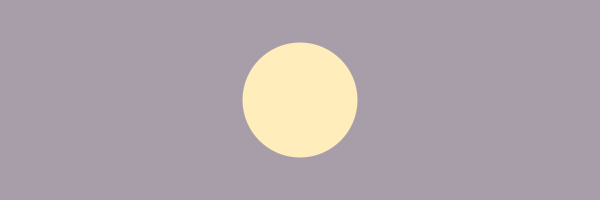
Frame 1 (no input)
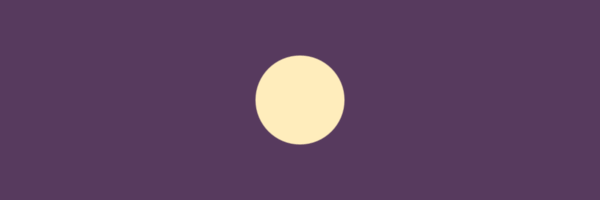
Frame 60 (the mouse pressed at the canvas centre just before this capture)
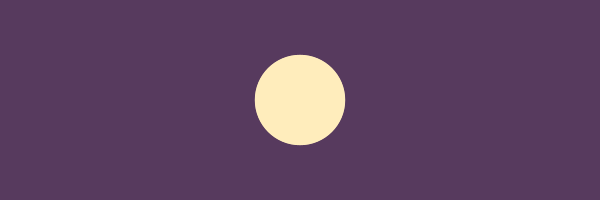
Frame 120 (the mouse held since frame 60 and released just before this capture)

The Processing sketch that drew these frames (run headless with seeded random() and noise(); from frame 60 on, the mouse is pressed at the canvas centre):

// Processing sketch: processing_155330
// ── processing_155330.pde

float randomValue = random (180);

void setup ()
{
  size (600, 200);
  smooth();
  
  frameRate (30);
}
 
 
void draw ()
{
  fill (#57385c, 80);
  noStroke();
  rect (0, 0, width, height);
   
  float newRandomValue = random (180);
  randomValue = newRandomValue*0.02 + randomValue*0.98;
  
  noStroke();
  fill (#ffedbc);
  ellipse (width/2, height/2, randomValue, randomValue);
}
 
 
